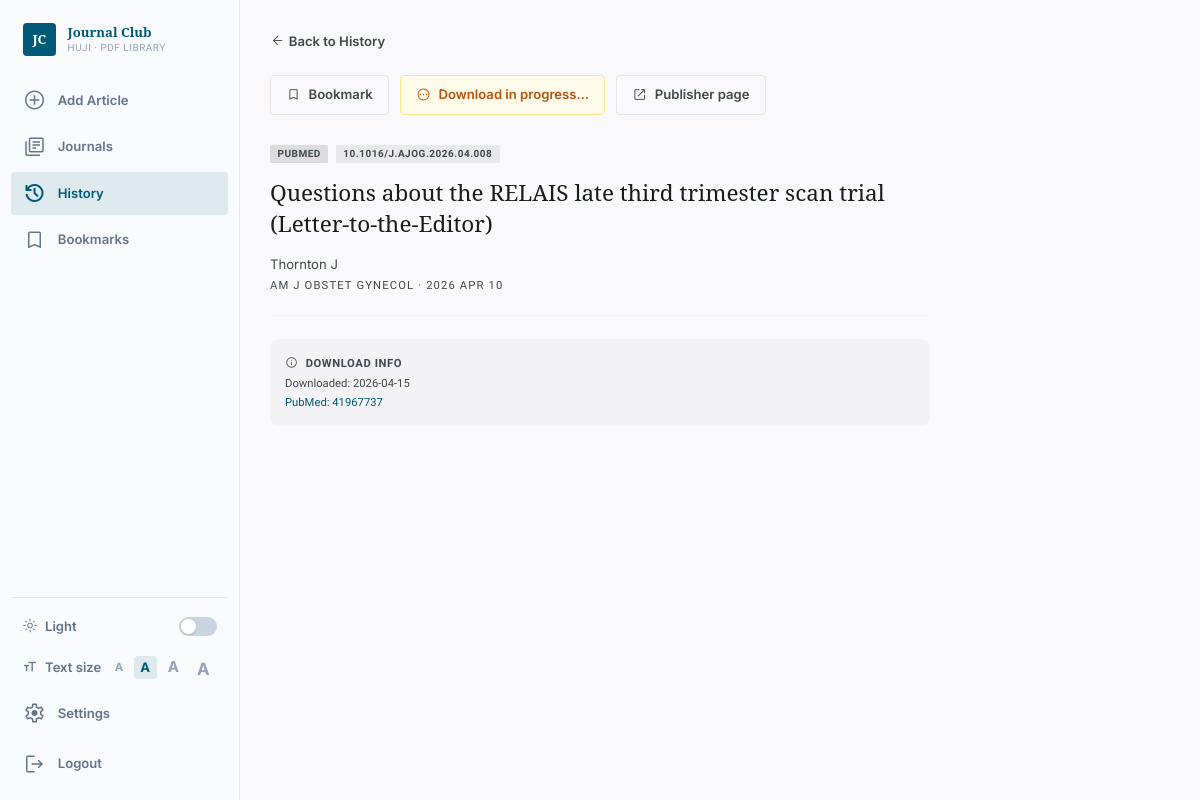
The app's page /article/1 with its own data.
### tables this page shows
CREATE TABLE articles (
    id            INTEGER PRIMARY KEY AUTOINCREMENT,
    url           TEXT UNIQUE NOT NULL,
    pmid          TEXT,
    doi           TEXT,
    title         TEXT,
    authors       TEXT,          -- JSON array
    journal       TEXT,
    pub_date      TEXT,
    abstract      TEXT,
    pdf_path      TEXT,          -- NULL until download succeeds
    downloaded_at TEXT,          -- ISO-8601
    is_bookmarked INTEGER NOT NULL DEFAULT 0
, download_error TEXT);

### app.py (the view)
@app.route("/article/<int:article_id>")
def article(article_id: int):
    a = storage.get_by_id(article_id)
    if a is None:
        return "Article not found", 404
    if request.headers.get("Accept") == "application/json":
        return jsonify(a)
    return render_template("article.html", article=a, page="history")

### journal_club/storage.py (called while the page is built)
def _connect() -> sqlite3.Connection:
    conn = sqlite3.connect(str(_DB_PATH))
    conn.row_factory = sqlite3.Row
    conn.execute("PRAGMA journal_mode=WAL;")
    conn.execute("PRAGMA foreign_keys=ON;")
    conn.executescript(_DDL)
    _migrate(conn)
    return conn

def _row_to_dict(row: sqlite3.Row) -> dict[str, Any]:
    d = dict(row)
    try:
        d["authors"] = json.loads(d["authors"] or "[]")
    except (json.JSONDecodeError, TypeError):
        d["authors"] = []
    d["is_bookmarked"] = bool(d["is_bookmarked"])
    return d

def get_by_id(article_id: int) -> dict | None:
    with _connect() as conn:
        row = conn.execute(
            "SELECT * FROM articles WHERE id = ?", (article_id,)
        ).fetchone()
    return _row_to_dict(row) if row else None

### templates/article.html (shortened to what this page needs)
{% extends "base.html" %}
{% block content %}
<div class="px-8 py-8 max-w-3xl">
  <a href="./history" class="inline-flex items-center gap-1 text-sm text-on-surface-variant hover:text-primary mb-6 font-semibold transition-colors">
    <span class="material-symbols-outlined text-base">arrow_back</span> Back to History
  </a>
  <div class="flex items-center gap-3 mb-8">
    <button id="bookmark-btn"
            class="flex items-center gap-2 px-4 py-2 border rounded font-body font-semibold text-sm transition-colors
                   {% if article.is_bookmarked %}bg-primary/10 border-primary text-primary{% else %}border-slate-200 text-on-surface-variant hover:border-primary hover:text-primary{% endif %}"
            data-id="{{ article.id }}" data-bookmarked="{{ 'true' if article.is_bookmarked else 'false' }}">
      <span class="material-symbols-outlined text-base {% if article.is_bookmarked %}fill-icon{% endif %}">bookmark</span>
      {{ 'Bookmarked' if article.is_bookmarked else 'Bookmark' }}
    </button>
    {% if article.pdf_path %}
    <a href="./pdf/{{ article.id }}" target="_blank"
       class="flex items-center gap-2 px-4 py-2 bg-primary text-white rounded font-body font-semibold text-sm hover:bg-primary-container transition-colors">
      <span class="material-symbols-outlined text-base">picture_as_pdf</span> View PDF
    </a>
    <a href="./pdf/{{ article.id }}?download=1"
       class="flex items-center gap-2 px-4 py-2 bg-blue-600 text-white rounded font-body font-semibold text-sm hover:bg-blue-700 transition-colors">
      <span class="material-symbols-outlined text-base">download</span> Download PDF
    </a>
    {% else %}
    <span class="flex items-center gap-2 px-4 py-2 bg-amber-50 border border-amber-200 text-amber-700 rounded font-body font-semibold text-sm">
      <span class="material-symbols-outlined text-base">pending</span> Download in progress…
    </span>
    {% endif %}
    <a href="{{ article.url }}" target="_blank"
       class="flex items-center gap-2 px-4 py-2 border border-slate-200 rounded font-body font-semibold text-sm text-on-surface-variant hover:border-primary hover:text-primary transition-colors">
      <span class="material-symbols-outlined text-base">open_in_new</span> Publisher page
    </a>
  </div>
  <div class="flex gap-2 mb-4">
    {% if article.pmid %}
    <span class="bg-surface-container-high px-2 py-0.5 text-[10px] font-label font-bold text-on-surface-variant tracking-wider uppercase rounded-sm">PubMed</span>
    {% endif %}
    {% if article.doi %}
    <span class="bg-surface-container px-2 py-0.5 text-[10px] font-label font-bold text-on-surface-variant tracking-wider uppercase rounded-sm">{{ article.doi }}</span>
    {% endif %}
  </div>
  <h1 class="font-headline text-2xl text-on-surface leading-snug mb-4">
    {{ article.title or article.url }}
  </h1>
  {% if article.authors %}
  <p class="text-sm text-on-surface-variant mb-1">
    {{ article.authors | join(', ') }}
  </p>
  {% endif %}
  {% if article.journal or article.pub_date %}
  <p class="text-xs text-on-surface-variant font-label tracking-widest uppercase mb-6">
    {{ article.journal }}{% if article.journal and article.pub_date %} &middot; {% endif %}{{ article.pub_date }}
  </p>
  {% endif %}
  <hr class="border-slate-100 mb-6"/>
  <section class="bg-surface-container-low rounded-lg p-4 text-xs text-on-surface-variant font-label">
    <div class="flex items-center gap-2 mb-1">
      <span class="material-symbols-outlined text-sm">info</span>
      <span class="font-semibold uppercase tracking-wider">Download info</span>
    </div>
    <p>Downloaded: {{ article.downloaded_at[:10] if article.downloaded_at else 'Unknown' }}</p>
    {% if article.pmid %}
    <p class="mt-1">
      <a href="https://pubmed.ncbi.nlm.nih.gov/{{ article.pmid }}/" target="_blank"
         class="text-primary hover:underline">PubMed: {{ article.pmid }}</a>
    </p>
    {% endif %}
  </section>
</div>
{% endblock %}

### templates/base.html (style rules this page uses)
.material-symbols-outlined { font-variation-settings: 'FILL' 0, 'wght' 300, 'GRAD' 0, 'opsz' 24; }
html.fs-md { font-size: 15px; }
body { font-family: 'Inter', sans-serif; background: #f9f9fb; color: #191c1e; transition: background .2s, color .2s; }

### records on screen
articles: is_bookmarked "Bookmark", doi "10.1016/J.AJOG.2026.04.008", title "Questions about the RELAIS late third trimester scan trial (Letter-to-the-Editor)", journal "AM J OBSTET GYNECOL", pub_date "2026 APR 10", downloaded_at "2026-04-15", pmid "41967737"

### other values on screen
{{ article.authors | join(', ') }} "Thornton J"
